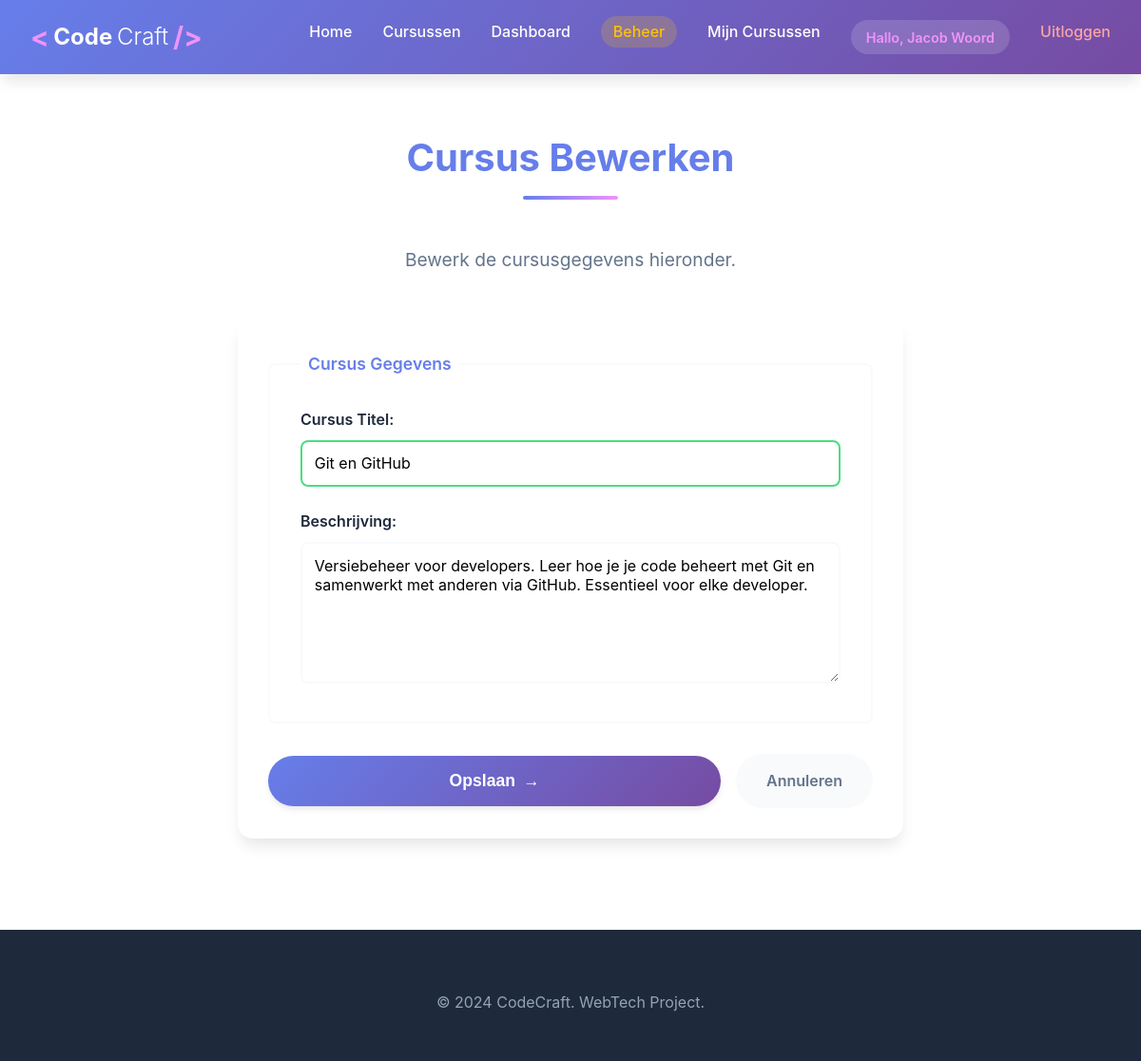
The page /courses/7/edit (signed in) on the database its author committed.
### tables this page shows
CREATE TABLE courses (
            id INTEGER PRIMARY KEY AUTOINCREMENT,
            title TEXT NOT NULL,
            description TEXT,
            created_at DATETIME DEFAULT CURRENT_TIMESTAMP
        );

### py/app.py (the view, shortened to what this page needs)
@app.route('/courses/<int:id>/edit', methods=['GET', 'POST'])
@admin_required
def edit_course(id):
    conn = get_db()
    cursor = conn.cursor()
    cursor.execute('SELECT * FROM courses WHERE id = ?', (id,))
    course = cursor.fetchone()
    if not course:
        conn.close()
        flash('Cursus niet gevonden', 'error')
        return redirect(url_for('list_courses'))
    conn.close()
    return render_template('course_form.html', title='Cursus Bewerken', course=course)

### py/app.py (called while the page is built)
def get_db():
    conn = sqlite3.connect(DATABASE)
    conn.row_factory = sqlite3.Row
    return conn

def admin_required(f):
    @wraps(f)
    def decorated_function(*args, **kwargs):
        if 'user_id' not in session:
            flash('Je moet ingelogd zijn om deze pagina te bekijken.', 'error')
            return redirect(url_for('login_page'))
        if not session.get('is_admin'):
            flash('Je hebt geen toegang tot deze pagina.', 'error')
            return redirect(url_for('index'))
        return f(*args, **kwargs)
    return decorated_function

@app.context_processor
def inject_user():
    return {
        'logged_in': 'user_id' in session,
        'user_name': session.get('user_name'),
        'user_email': session.get('user_email'),
        'is_admin': session.get('is_admin', False)
    }

### templates/course_form.html (shortened to what this page needs)
{% extends "base.html" %}
{% block content %}
<section class="page-section" id="course-form">
    <div class="container">
        <h2>{{ title }}</h2>
        <p class="section-intro">
            {% if course %}Bewerk de cursusgegevens hieronder.{% else %}Vul de gegevens in voor de nieuwe cursus.{% endif %}
        </p>
        <form class="contact-form" method="POST">
            <fieldset>
                <legend>Cursus Gegevens</legend>
                <div class="form-group">
                    <label for="title">Cursus Titel:</label>
                    <input type="text" id="title" name="title" required
                           value="{% if course %}{{ course.title }}{% endif %}"
                           placeholder="Bijv. Geavanceerde CSS">
                </div>
                <div class="form-group">
                    <label for="description">Beschrijving:</label>
                    <textarea id="description" name="description" rows="6" required
                              placeholder="Beschrijf wat studenten gaan leren...">{% if course %}{{ course.description }}{% endif %}</textarea>
                </div>
            </fieldset>
            <div class="form-actions-row">
                <button type="submit" class="submit-button">
                    <span>{% if course %}Opslaan{% else %}Cursus Aanmaken{% endif %}</span>
                    <span class="button-arrow">&rarr;</span>
                </button>
                <a href="{{ url_for('list_courses') }}" class="btn-cancel">Annuleren</a>
            </div>
        </form>
    </div>
</section>
{% endblock %}

### static/style.css (style rules this page uses)
:root { --primary-color: #667eea; --primary-dark: #5568d3; --secondary-color: #764ba2; --accent-color: #f093fb; --success-color: #4ade80; --warning-color: #fbbf24; --danger-color: #ef4444; --bg-primary: #ffffff; --bg-secondary: #f8fafc; --bg-dark: #1e293b; --text-primary: #1e293b; --text-secondary: #64748b; --text-light: #94a3b8; --spacing-xs: 0.5rem; --spacing-sm: 1rem; --spacing-md: 2rem; --spacing-lg: 4rem; --spacing-xl: 6rem; --radius-sm: 0.25rem; --radius-md: 0.5rem; --radius-lg: 1rem; --radius-xl: 2rem; --shadow-sm: 0 1px 2px 0 rgb(0 0 0 / 0.05); --shadow-md: 0 4px 6px -1px rgb(0 0 0 / 0.1); --shadow-lg: 0 10px 15px -3px rgb(0 0 0 / 0.1); --shadow-xl: 0 20px 25px -5px rgb(0 0 0 / 0.1); --transition-fast: 0.15s ease; --transition-base: 0.3s ease; --transition-slow: 0.5s ease; }
* { margin: 0; padding: 0; box-sizing: border-box; }
html { scroll-behavior: smooth; }
body { font-family: -apple-system, BlinkMacSystemFont, 'Segoe UI', Roboto, 'Helvetica Neue', Arial, sans-serif; line-height: 1.6; color: var(--text-primary); background: var(--bg-primary); }
h1, h2, h3, h4, h5, h6 { line-height: 1.2; font-weight: 700; }
h2 { font-size: 2.5rem; }
p { margin-bottom: 1rem; }
a { color: var(--primary-color); transition: color var(--transition-base); }
.container { max-width: 1200px; margin: 0 auto; padding: 0 var(--spacing-md); }
section { padding: var(--spacing-lg) 0; }
h2 { color: var(--primary-color); margin-bottom: var(--spacing-md); text-align: center; position: relative; display: inline-block; width: 100%; }
h2::after { content: ''; display: block; width: 100px; height: 4px; background: linear-gradient(90deg, var(--primary-color), var(--accent-color)); margin: 1rem auto; border-radius: 2px; }
.section-intro { text-align: center; font-size: 1.2rem; color: var(--text-secondary); max-width: 700px; margin: 0 auto 3rem; }
.page-section { padding: var(--spacing-lg) 0; min-height: calc(100vh - 200px); }
fieldset { border: 2px solid var(--bg-secondary); border-radius: var(--radius-md); padding: var(--spacing-md); margin-bottom: var(--spacing-md); }
legend { color: var(--primary-color); font-weight: 600; font-size: 1.1rem; padding: 0 0.5rem; }
.form-group { margin-bottom: 1.5rem; }
.form-group:last-child { margin-bottom: 0; }
label { display: block; margin-bottom: 0.5rem; color: var(--text-primary); font-weight: 600; }
input[type="text"], input[type="email"], select, textarea { width: 100%; padding: 0.8rem; border: 2px solid var(--bg-secondary); border-radius: var(--radius-md); font-size: 1rem; font-family: inherit; transition: all var(--transition-base); background: white; }
input[type="text"]:valid:not(:placeholder-shown), input[type="email"]:valid:not(:placeholder-shown) { border-color: var(--success-color); }
.submit-button { background: linear-gradient(135deg, var(--primary-color), var(--secondary-color)); color: white; padding: 1rem 2rem; border: none; border-radius: 50px; font-size: 1.1rem; font-weight: 600; cursor: pointer; transition: all var(--transition-base); width: 100%; box-shadow: var(--shadow-md); display: flex; align-items: center; justify-content: center; gap: 0.5rem; }
.button-arrow { transition: transform var(--transition-base); }
.form-actions-row { display: flex; gap: 1rem; align-items: center; margin-top: var(--spacing-md); }
.form-actions-row .submit-button { width: auto; flex: 1; }
.btn-cancel { padding: 1rem 2rem; background: var(--bg-secondary); color: var(--text-secondary); border-radius: 50px; text-decoration: none; font-weight: 600; transition: all var(--transition-base); }
.contact-form { max-width: 700px; margin: 2rem auto; background: white; padding: var(--spacing-md); border-radius: var(--radius-lg); box-shadow: var(--shadow-lg); }

### rows shown on the page
courses: title "Git en GitHub", description "Versiebeheer voor developers. Leer hoe je je code beheert met Git en samenwerkt met anderen via GitHub. Essentieel voor elke developer."

### other values the page prints
{{ user_name }} "Jacob Woord"
{{ title }} "Cursus Bewerken"
